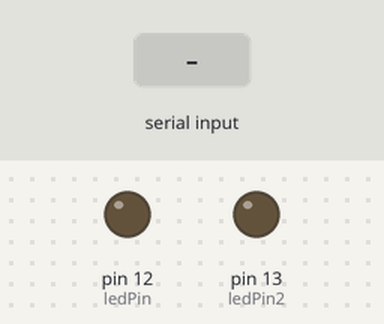
The sketch below on a simulated Arduino Uno, built with avr-gcc and run on an emulated ATmega328P. Parts: output pins drawn as LEDs (lit = HIGH). Inputs (shaded band) come from the test bench.

Above: at 1.2 s.
1.3 s: "H" received over Serial
At 2.0 s:
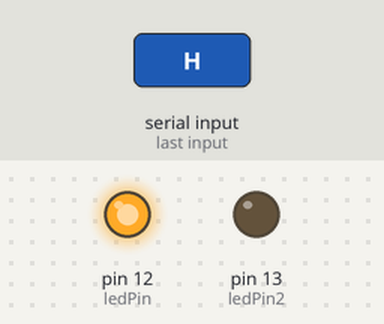
2.8 s: "A" received over Serial
At 3.2 s:
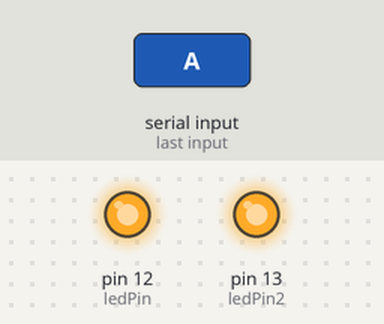
4.3 s: "L" received over Serial
At 5.5 s:
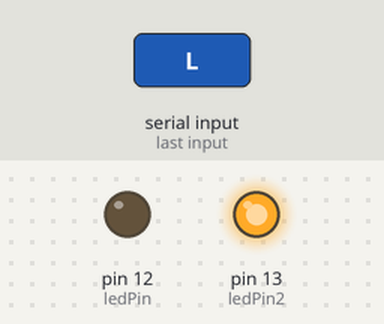
5.8 s: "I" received over Serial
At 6.7 s:
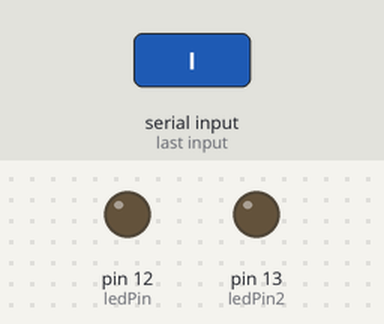
Timing chart, 0 to 8.3 s (numbered marks = the images above; inputs shaded):
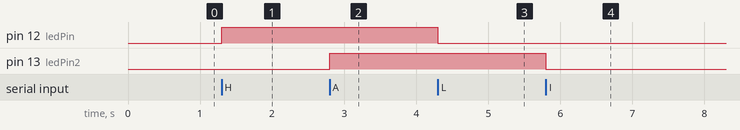

Measured:
- after the input at 1.3 s, pin 12 (ledPin): LOW → HIGH at once
- after the input at 2.8 s, pin 13 (ledPin2): LOW → HIGH at once
- after the input at 4.3 s, pin 12 (ledPin): HIGH → LOW at once
- after the input at 5.8 s, pin 13 (ledPin2): HIGH → LOW at once

The sketch:

controle_d_une_led_par_clavier.ino
```cpp
const int ledPin = 12;
const int ledPin2 = 13;// the pin that the LED is attached to
int incomingByte;      // a variable to read incoming serial data into

void setup() {
  // initialize serial communication:
  Serial.begin(9600);
  // initialize the LED pin as an output:
  pinMode(ledPin, OUTPUT);
  pinMode(ledPin2, OUTPUT);
}

void loop() {
  // see if there's incoming serial data:
  if (Serial.available() > 0) {
    // read the oldest byte in the serial buffer:
    incomingByte = Serial.read();
    // if it's a capital H (ASCII 72), turn on the LED:
    if (incomingByte == 'H') {
      digitalWrite(ledPin, HIGH);
    }
    // if it's an L (ASCII 76) turn off the LED:
    if (incomingByte == 'L') {
      digitalWrite(ledPin, LOW);
    }
    // if it's a capital A, turn on the LED2:
    if (incomingByte == 'A') {
      digitalWrite(ledPin2, HIGH);
    }
    // if it's an I turn off the LED2:
    if (incomingByte == 'I') {
      digitalWrite(ledPin2, LOW);
    }
  }
}
```
